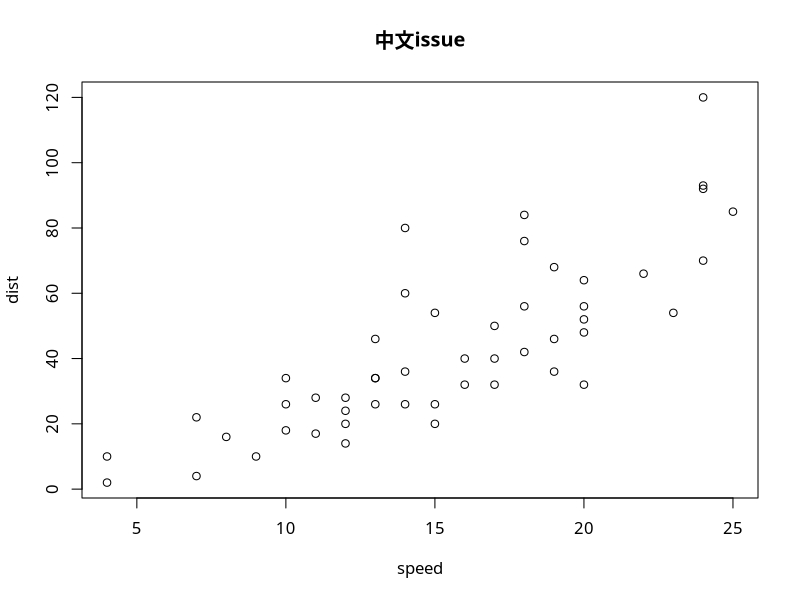
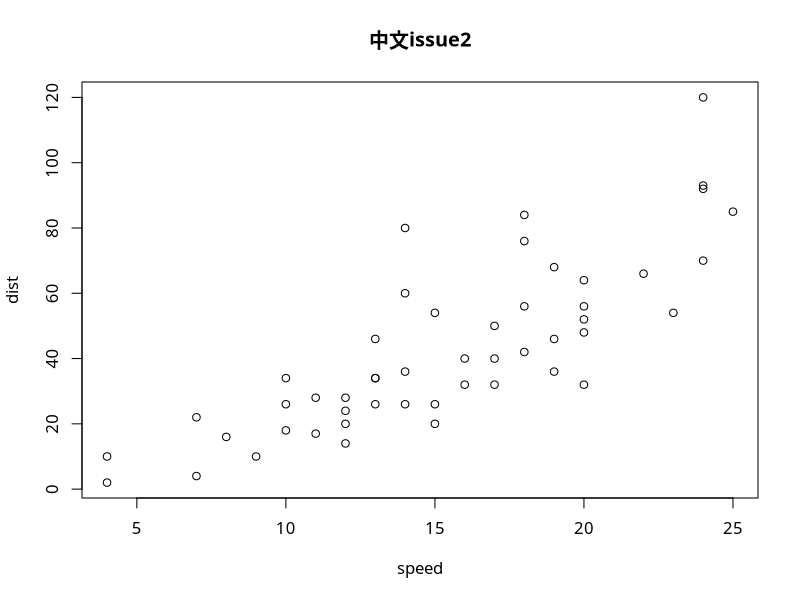

Generate these figures, in order, with R:
## ---- chunk 1
plot(cars,main='中文issue',family = 'wqy')
plot(cars,main='中文issue2',family='wqy')
